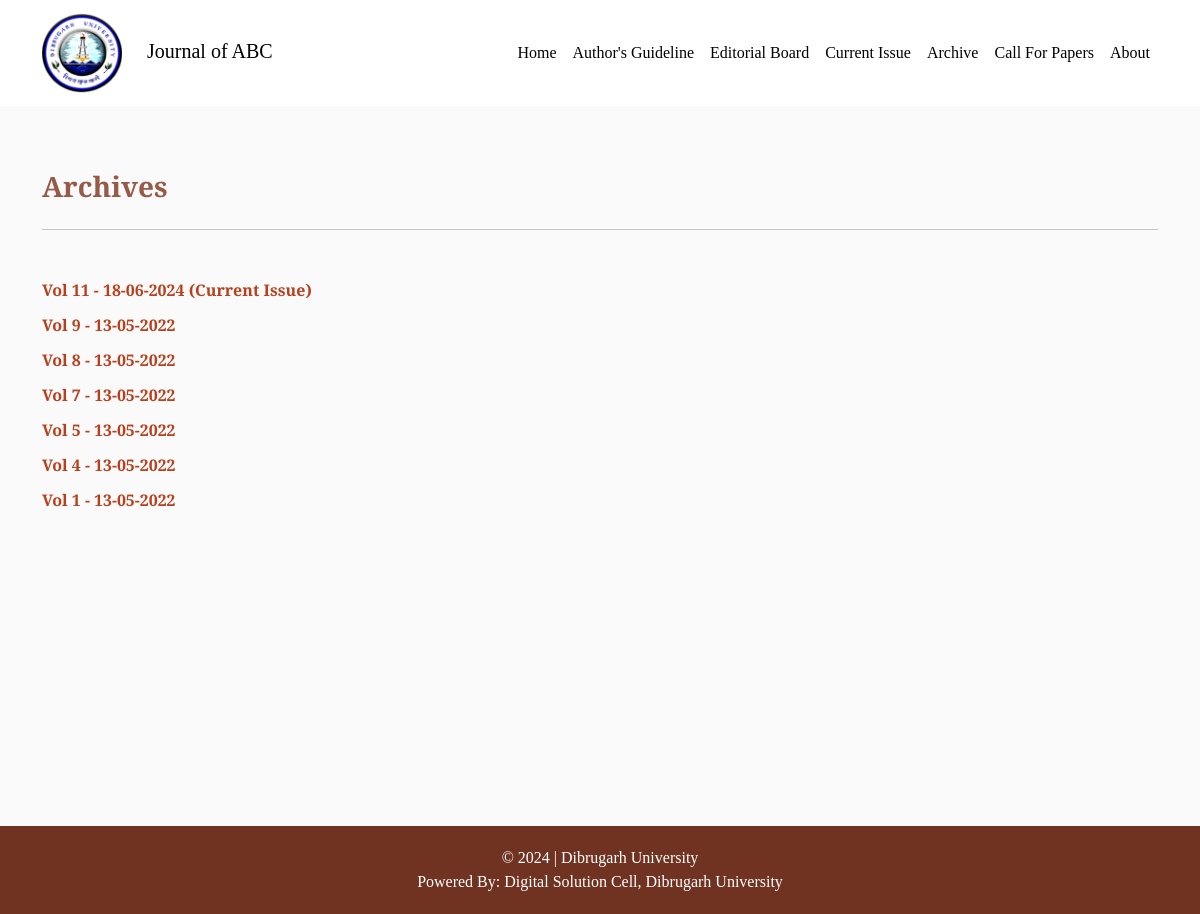
The page /archives.php on the database its author committed.
### tables this page shows
CREATE TABLE IF NOT EXISTS `journals` (
  `journal_id` int NOT NULL AUTO_INCREMENT,
  `title` varchar(500) NOT NULL,
  `filename` text,
  `date` timestamp NOT NULL DEFAULT CURRENT_TIMESTAMP,
  `published_date` varchar(10) DEFAULT NULL,
  `status` varchar(20) NOT NULL DEFAULT 'Not Published',
  PRIMARY KEY (`journal_id`)
);

### archives.php (the view, shortened to what this page needs)
<?php
    include 'includes/head.php';
    include 'config.php';
?>
</head>
<body>
    <?php
     include 'includes/navbar.php';
    ?>
    <section class='p-3 height-wrapper' style='background-color: #FAFAFA'>
        <div class="container">
            <div class="row mt-5">
                <h3 class='color-brown'><b>Archives</b></h3>
            </div>
            <hr>
            <div class="row mt-5">
                <?php
                    $sql = "SELECT * FROM journals WHERE status = 'Published' ORDER BY journal_id DESC ";
                    $stmt = mysqli_stmt_init($conn);
                    if(!mysqli_stmt_prepare($stmt, $sql)){
                        echo "Error";
                    } else {
                        mysqli_stmt_execute($stmt);
                        $result = mysqli_stmt_get_result($stmt);
                        if($result->num_rows > 0 ){
                            $currentIssue = true;
                            while($row = mysqli_fetch_assoc($result)){
                                echo "<div class='archive-list'>
                                        <a href='articles?journal_id=$row[journal_id]'>
                                            $row[title] - $row[published_date]";
                                            if($currentIssue){
                                                echo " (Current Issue)";
                                            }
                                        echo"
                                        </a>
                                    </div>";
                                $currentIssue =  false;
                            }
                        }
                    }
                ?>
            </div>
            <br> <br> <br>
    </section>
    <?php
    include 'includes/footer.php';
?>
</body>
</html>

### includes/head.php (shortened to what this page needs)
<!DOCTYPE html>
<html lang="en">
<head>
    <link rel="stylesheet" href="assets/style.css">
    <link href="https://cdn.jsdelivr.net/npm/bootstrap@5.3.3/dist/css/bootstrap.min.css" rel="stylesheet"
>
    <link rel="stylesheet" href="https://cdnjs.cloudflare.com/ajax/libs/font-awesome/6.0.0-beta3/css/all.min.css">

### includes/navbar.php (shortened to what this page needs)
<section>
    <nav class="navbar navbar-expand-lg">
        <div class="container">
            <a class="navbar-brand" href="/">
                <img src="assets/img/du.png" alt=""> &nbsp; &nbsp; Journal of ABC
            </a>
            <div class="collapse navbar-collapse" id="navbarSupportedContent">
                <ul class="navbar-nav ms-auto mb-2 mb-lg-0">
                    <li class="nav-item">
                        <a class="nav-link <?php echo ($_SERVER['REQUEST_URI'] == '/index' || $_SERVER['REQUEST_URI'] == '/') ? 'active' : ''; ?>"
                            aria-current="page" href="index">Home</a>
                    </li>
                    <li class="nav-item">
                        <a class="nav-link <?php echo ($_SERVER['REQUEST_URI'] == '/authors-guideline') ? 'active' : ''; ?>"
                            href="authors-guideline">Author's Guideline</a>
                    </li>
                    <li class="nav-item">
                        <a class="nav-link <?php echo ($_SERVER['REQUEST_URI'] == '/editorial-board') ? 'active' : ''; ?>"
                            href="editorial-board">Editorial Board</a>
                    </li>
                    <li class="nav-item">
                        <a class="nav-link <?php echo ($_SERVER['REQUEST_URI'] == '/current-issue') ? 'active' : ''; ?>"
                            href="current-issue">Current Issue</a>
                    </li>
                    <li class="nav-item">
                        <a class="nav-link <?php echo ($_SERVER['REQUEST_URI'] == '/archives') ? 'active' : ''; ?>"
                            href="archives">Archive</a>
                    </li>
                    <li class="nav-item">
                        <a class="nav-link <?php echo ($_SERVER['REQUEST_URI'] == '/authors-guideline') ? 'active' : ''; ?>"
                            href="authors-guideline">Call For Papers</a>
                    </li>
                    <li class="nav-item">
                        <a class="nav-link <?php echo ($_SERVER['REQUEST_URI'] == '/about') ? 'active' : ''; ?>"
                            aria-current="page" href="about">About</a>
                    </li>
                </ul>
            </div>
        </div>
    </nav>
</section>

### includes/footer.php (shortened to what this page needs)
<footer>
    &copy; <?php echo date("Y"); ?> | Dibrugarh University <br>
    Powered By: Digital Solution Cell, Dibrugarh University
</footer>

### assets/style.css (style rules this page uses)
* { font-family: "Playfair Display", serif; }
.height-wrapper { min-height: 90vh; }
.color-brown { color: #985A48; }
.navbar { background-color: #fff !important; }
.navbar-brand img { width: 80px; }
.navbar .nav-link { color: #000; }
.archive-list { margin-bottom: 10px; }
.archive-list a { text-decoration: none; color: #b9401e; font-weight: bold; }
footer { background-color: #703322; color: #fff; text-align: center; padding: 20px; }

### rows shown on the page
journals: title "Vol 11", published_date "18-06-2024", shows "(Current Issue)"
journals: title "Vol 9", published_date "13-05-2022"
journals: title "Vol 8", published_date "13-05-2022"
journals: title "Vol 7", published_date "13-05-2022"
journals: title "Vol 5", published_date "13-05-2022"
journals: title "Vol 4", published_date "13-05-2022"
journals: title "Vol 1", published_date "13-05-2022"
